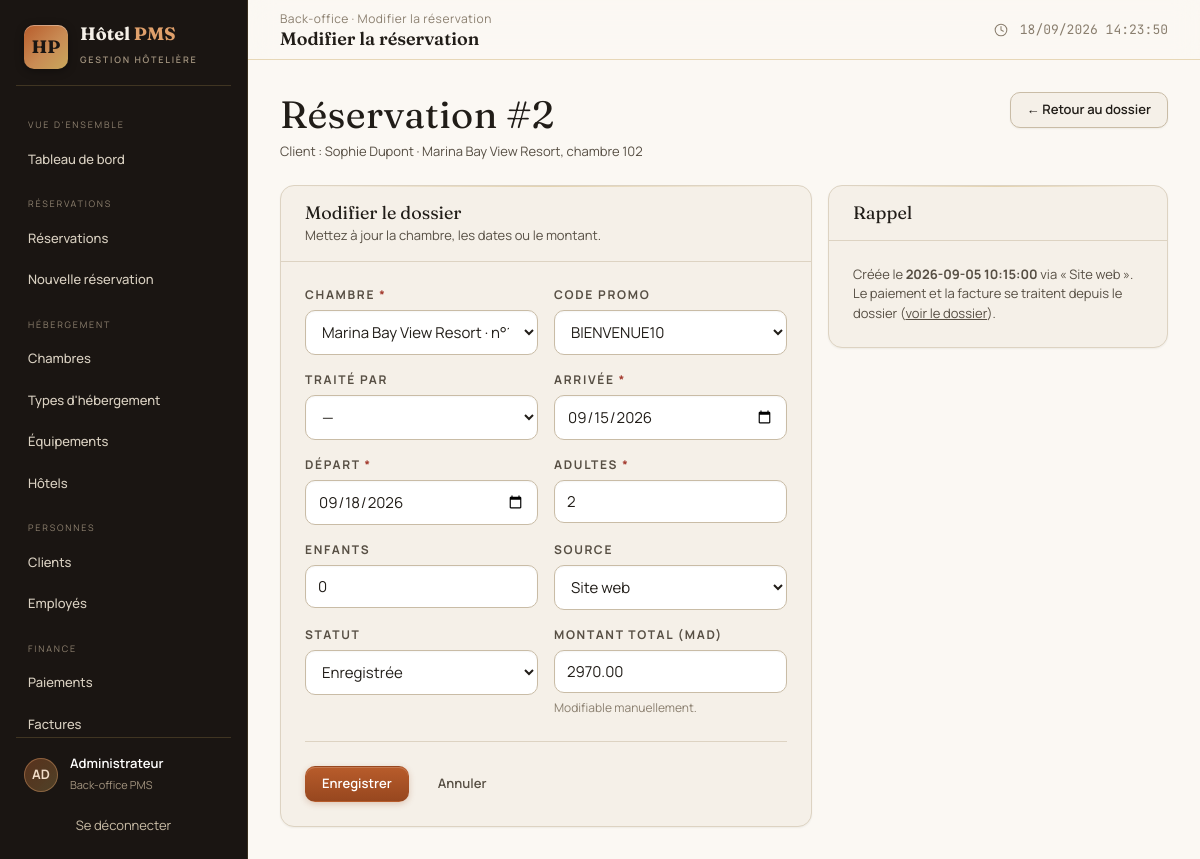
The app's page /reservation_edit.php?id=2 (signed in) with its own data.
### tables this page shows
CREATE TABLE reservation (
    id_reservation INT AUTO_INCREMENT PRIMARY KEY,
    id_client INT NOT NULL,
    id_chambre INT NOT NULL,
    id_employe INT NULL,
    id_promotion INT NULL,
    date_reservation DATETIME DEFAULT CURRENT_TIMESTAMP,
    date_arrivee DATE NOT NULL,
    date_depart DATE NOT NULL,
    nb_adultes TINYINT NOT NULL,
    nb_enfants TINYINT DEFAULT 0,
    statut_reservation ENUM('En attente', 'Confirmée', 'Enregistrée', 'Terminée', 'Annulée') DEFAULT 'En attente',
    source_reservation ENUM('Site web', 'Téléphone', 'Agence', 'Sur place') DEFAULT 'Site web',
    montant_total DECIMAL(10,2) NOT NULL,
    CONSTRAINT chk_reservation_dates CHECK (date_depart > date_arrivee),
    CONSTRAINT chk_reservation_adultes CHECK (nb_adultes > 0),
    CONSTRAINT chk_reservation_enfants CHECK (nb_enfants >= 0),
    CONSTRAINT chk_reservation_montant CHECK (montant_total >= 0),
    CONSTRAINT fk_reservation_client FOREIGN KEY (id_client) 
        REFERENCES client(id_client) 
        ON DELETE RESTRICT 
        ON UPDATE CASCADE,
    CONSTRAINT fk_reservation_chambre FOREIGN KEY (id_chambre) 
        REFERENCES chambre(id_chambre) 
        ON DELETE RESTRICT 
        ON UPDATE CASCADE,
    CONSTRAINT fk_reservation_employe FOREIGN KEY (id_employe) 
        REFERENCES employe(id_employe) 
        ON DELETE SET NULL 
        ON UPDATE CASCADE,
    CONSTRAINT fk_reservation_promotion FOREIGN KEY (id_promotion) 
        REFERENCES promotion(id_promotion) 
        ON DELETE SET NULL 
        ON UPDATE CASCADE
);

CREATE TABLE client (
    id_client INT AUTO_INCREMENT PRIMARY KEY,
    nom VARCHAR(50) NOT NULL,
    prenom VARCHAR(50) NOT NULL,
    email VARCHAR(100) NOT NULL,
    mot_de_passe VARCHAR(255) NOT NULL,
    telephone VARCHAR(20) NULL,
    adresse VARCHAR(200) NULL,
    ville VARCHAR(50) NULL,
    pays VARCHAR(50) NULL,
    cin_passeport VARCHAR(30) NULL,
    date_naissance DATE NULL,
    date_inscription DATETIME DEFAULT CURRENT_TIMESTAMP,
    statut_fidelite ENUM('Standard', 'Silver', 'Gold', 'Platinum') DEFAULT 'Standard',
    CONSTRAINT uq_client_email UNIQUE (email),
    CONSTRAINT uq_client_cin_passeport UNIQUE (cin_passeport)
);

CREATE TABLE hotel (
    id_hotel INT AUTO_INCREMENT PRIMARY KEY,
    nom_hotel VARCHAR(100) NOT NULL,
    adresse VARCHAR(200) NOT NULL,
    ville VARCHAR(50) NOT NULL,
    pays VARCHAR(50) NOT NULL,
    telephone VARCHAR(20) NULL,
    email VARCHAR(100) NULL,
    categorie_etoiles TINYINT NULL,
    date_ouverture DATE NULL,
    created_at DATETIME DEFAULT CURRENT_TIMESTAMP,
    CONSTRAINT chk_hotel_etoiles CHECK (categorie_etoiles IS NULL OR (categorie_etoiles BETWEEN 1 AND 5))
);

CREATE TABLE chambre (
    id_chambre INT AUTO_INCREMENT PRIMARY KEY,
    id_hotel INT NOT NULL,
    id_type INT NOT NULL,
    numero_chambre VARCHAR(10) NOT NULL,
    etage TINYINT NULL,
    prix_nuit DECIMAL(10,2) NOT NULL,
    vue ENUM('Mer', 'Jardin', 'Ville', 'Piscine', 'Aucune') DEFAULT 'Aucune',
    fumeur BOOLEAN DEFAULT FALSE,
    statut_chambre ENUM('Disponible', 'Occupée', 'Maintenance', 'Nettoyage') DEFAULT 'Disponible',
    CONSTRAINT uq_chambre_hotel_numero UNIQUE (id_hotel, numero_chambre),
    CONSTRAINT chk_chambre_prix CHECK (prix_nuit >= 0),
    CONSTRAINT fk_chambre_hotel FOREIGN KEY (id_hotel) 
        REFERENCES hotel(id_hotel) 
        ON DELETE RESTRICT 
        ON UPDATE CASCADE,
    CONSTRAINT fk_chambre_type FOREIGN KEY (id_type) 
        REFERENCES type_hebergement(id_type) 
        ON DELETE RESTRICT 
        ON UPDATE CASCADE
);

CREATE TABLE type_hebergement (
    id_type INT AUTO_INCREMENT PRIMARY KEY,
    libelle VARCHAR(50) NOT NULL,
    description TEXT NULL,
    capacite_max TINYINT NOT NULL,
    superficie_m2 DECIMAL(5,2) NULL,
    prix_base_nuit DECIMAL(10,2) NOT NULL,
    CONSTRAINT chk_type_capacite CHECK (capacite_max > 0),
    CONSTRAINT chk_type_prix CHECK (prix_base_nuit >= 0)
);

CREATE TABLE promotion (
    id_promotion INT AUTO_INCREMENT PRIMARY KEY,
    code_promo VARCHAR(30) NOT NULL,
    description VARCHAR(200) NULL,
    pourcentage_reduction DECIMAL(5,2) NOT NULL,
    date_debut DATE NOT NULL,
    date_fin DATE NOT NULL,
    actif BOOLEAN DEFAULT TRUE,
    CONSTRAINT uq_promotion_code UNIQUE (code_promo),
    CONSTRAINT chk_promotion_dates CHECK (date_fin >= date_debut),
    CONSTRAINT chk_promotion_pourcentage CHECK (pourcentage_reduction BETWEEN 0 AND 100)
);

### reservation_edit.php (the view, shortened to what this page needs)
<?php
require_once __DIR__ . "/includes/header.php";
$id = (int) ($_GET["id"] ?? 0);
$row = null;
if ($id > 0) {
    $stmt = $pdo->prepare(
        "SELECT r.*, c.prenom, c.nom, h.nom_hotel, ch.numero_chambre, ch.prix_nuit
         FROM reservation r
         JOIN client c  ON r.id_client  = c.id_client
         JOIN chambre ch ON r.id_chambre = ch.id_chambre
         JOIN hotel h   ON ch.id_hotel  = h.id_hotel
         WHERE r.id_reservation = :id"
    );
    $stmt->execute([":id" => $id]);
    $row = $stmt->fetch() ?: null;
}
$chambres = $pdo->query(
    "SELECT ch.id_chambre, ch.numero_chambre, ch.prix_nuit, h.nom_hotel, t.libelle AS type_libelle
     FROM chambre ch
     JOIN hotel h ON h.id_hotel = ch.id_hotel
     JOIN type_hebergement t ON t.id_type = ch.id_type
     ORDER BY h.nom_hotel, ch.numero_chambre"
)->fetchAll();
$promotions = $pdo->query(
    "SELECT id_promotion, code_promo, pourcentage_reduction FROM promotion ORDER BY code_promo"
)->fetchAll();
?>
<div class="page-head">
    <div>
        <h1>Réservation #<?= $id ?></h1>
        <p>Client : <?= htmlspecialchars($row["prenom"] . " " . $row["nom"]) ?> &middot; <?= htmlspecialchars($row["nom_hotel"]) ?>, chambre <?= htmlspecialchars($row["numero_chambre"]) ?></p>
    </div>
    <a href="reservation_detail.php?id=<?= $id ?>" class="btn secondary">← Retour au dossier</a>
</div>
<form method="POST" class="res-grid">
    <div class="card">
        <div class="card-head">
            <div>
                <h3>Modifier le dossier</h3>
                <p>Mettez à jour la chambre, les dates ou le montant.</p>
            </div>
        </div>
        <div class="card-body">
            <div class="form-grid">
                <div class="form-group">
                    <label for="id_chambre">Chambre <span class="req">*</span></label>
                    <select id="id_chambre" name="id_chambre" required>
                        <?php foreach ($chambres as $ch): ?>
                            <option value="<?= (int) $ch["id_chambre"] ?>" <?= (int) $row["id_chambre"] === (int) $ch["id_chambre"] ? "selected" : "" ?>>
                                <?= htmlspecialchars($ch["nom_hotel"] . " · n°" . $ch["numero_chambre"] . " — " . $ch["type_libelle"]) ?>
                            </option>
                        <?php endforeach; ?>
                    </select>
                </div>
                <div class="form-group">
                    <label for="id_promotion">Code promo</label>
                    <select id="id_promotion" name="id_promotion">
                        <?php foreach ($promotions as $p): ?>
                            <option value="<?= (int) $p["id_promotion"] ?>" <?= (int) ($row["id_promotion"] ?? 0) === (int) $p["id_promotion"] ? "selected" : "" ?>>
                                <?= htmlspecialchars($p["code_promo"]) ?>
                            </option>
                        <?php endforeach; ?>
                    </select>
                </div>
                <div class="form-group">
                    <label for="id_employe">Traité par</label>
                    <select id="id_employe" name="id_employe">
                        <option value="">—</option>
                    </select>
                </div>
                <div class="form-group">
                    <label for="date_arrivee">Arrivée <span class="req">*</span></label>
                    <input type="date" id="date_arrivee" name="date_arrivee" required value="<?= htmlspecialchars($row["date_arrivee"]) ?>">
                </div>
                <div class="form-group">
                    <label for="date_depart">Départ <span class="req">*</span></label>
                    <input type="date" id="date_depart" name="date_depart" required value="<?= htmlspecialchars($row["date_depart"]) ?>">
                </div>
                <div class="form-group">
                    <label for="nb_adultes">Adultes <span class="req">*</span></label>
                    <input type="number" id="nb_adultes" name="nb_adultes" min="1" required value="<?= (int) $row["nb_adultes"] ?>">
                </div>
                <div class="form-group">
                    <label for="nb_enfants">Enfants</label>
                    <input type="number" id="nb_enfants" name="nb_enfants" min="0" value="<?= (int) $row["nb_enfants"] ?>">
                </div>
                <div class="form-group">
                    <label for="source_reservation">Source</label>
                    <select id="source_reservation" name="source_reservation">
                        <?php foreach (["Site web", "Téléphone", "Agence", "Sur place"] as $src): ?>
                            <option value="<?= $src ?>" <?= $row["source_reservation"] === $src ? "selected" : "" ?>><?= $src ?></option>
                        <?php endforeach; ?>
                    </select>
                </div>
                <div class="form-group">
                    <label for="statut_reservation">Statut</label>
                    <select id="statut_reservation" name="statut_reservation">
                        <?php foreach (["En attente", "Confirmée", "Enregistrée", "Terminée", "Annulée"] as $st): ?>
                            <option value="<?= $st ?>" <?= $row["statut_reservation"] === $st ? "selected" : "" ?>><?= $st ?></option>
                        <?php endforeach; ?>
                    </select>
                </div>
                <div class="form-group">
                    <label for="montant_total">Montant total (MAD)</label>
                    <input type="number" id="montant_total" name="montant_total" step="0.01" min="0" required value="<?= number_format((float) $row["montant_total"], 2, ".", "") ?>">
                    <span class="hint">Modifiable manuellement.</span>
                </div>
            </div>
            <hr class="form-divider">
            <div class="form-actions" style="margin-top:0">
                <button type="submit" class="btn primary">Enregistrer</button>
                <a href="reservation_detail.php?id=<?= $id ?>" class="btn ghost">Annuler</a>
            </div>
        </div>
    </div>
    <aside class="card">
        <div class="card-head">
            <div>
                <h3>Rappel</h3>
            </div>
        </div>
        <div class="card-body" style="font-size:var(--text-sm);color:var(--ink-soft)">
            <p>Créée le <b><?= htmlspecialchars($row["date_reservation"]) ?></b> via « <?= htmlspecialchars($row["source_reservation"]) ?> ».
            Le paiement et la facture se traitent depuis le dossier (<a href="reservation_detail.php?id=<?= $id ?>">voir le dossier</a>).</p>
        </div>
    </aside>
</form>
<?php require __DIR__ . "/includes/footer.php"; ?>

### records on screen
reservation: id_client.nom "Sophie Dupont", hotel.nom_hotel "Marina Bay View Resort", id_chambre.numero_chambre "102", id_chambre "Marina Bay View Resort · n°102 — Chambre Double Standard", id_promotion "BIENVENUE10", date_arrivee "09/15/2026", date_depart "09/18/2026", nb_adultes "2", nb_enfants "0", source_reservation "Site web", statut_reservation "Enregistrée", montant_total "2970.00", date_reservation "2026-09-05 10:15:00"

### other values on screen
$label "VUE D'ENSEMBLE"
$title "Tableau de bord"
$label "RÉSERVATIONS"
$title "Réservations"
$title "Nouvelle réservation"
$label "HÉBERGEMENT"
$title "Chambres"
$title "Types d'hébergement"
$title "Équipements"
$title "Hôtels"
$label "PERSONNES"
$title "Clients"
$title "Employés"
$label "FINANCE"
$title "Paiements"
